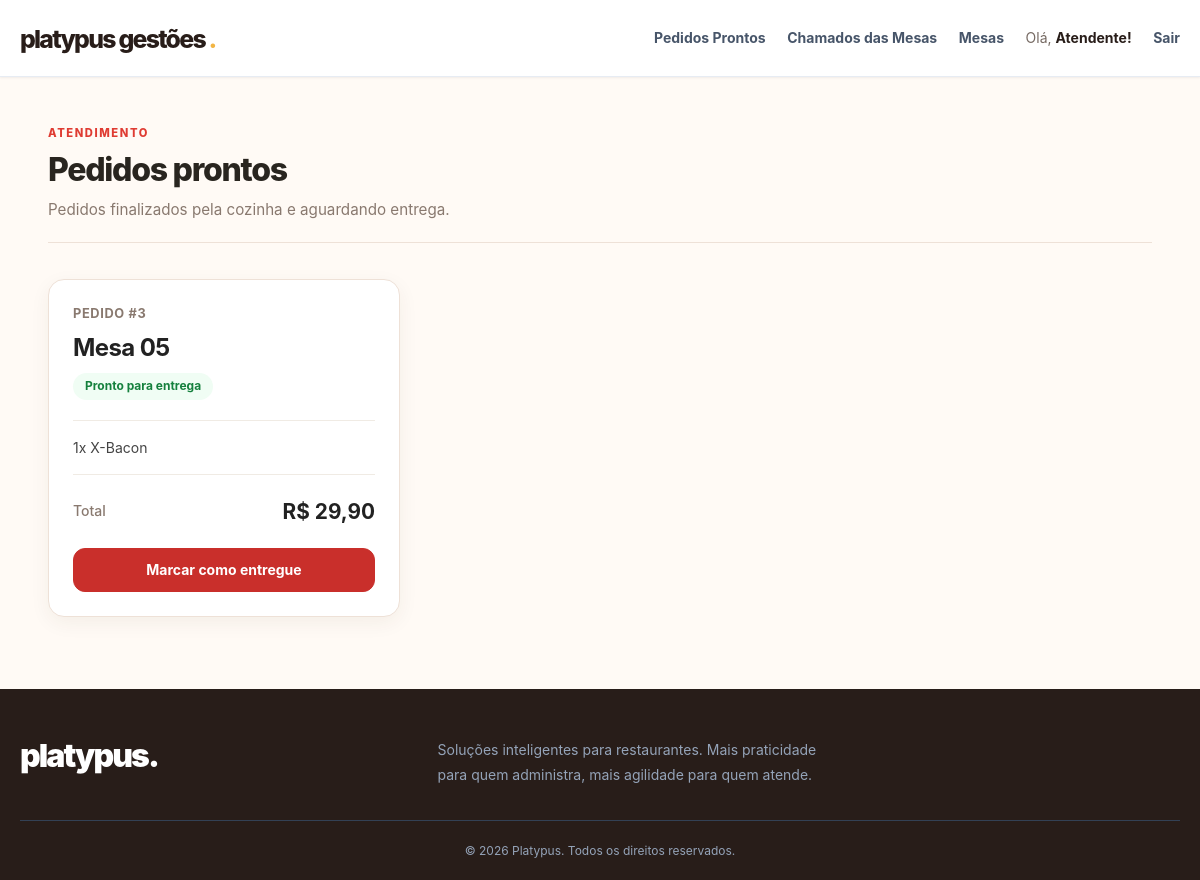
/router.php?pagina=pedidos-prontos (signed in), run on the app's committed database.
### tables this page shows
CREATE TABLE IF NOT EXISTS orders (
        id INT(10) UNSIGNED NOT NULL AUTO_INCREMENT,
        table_id INT(10) UNSIGNED DEFAULT NULL,
        user_id INT(10) UNSIGNED DEFAULT NULL,
        status ENUM(
            'PENDING',
            'PREPARING',
            'READY',
            'DELIVERED',
            'CANCELLED'
        ) NOT NULL DEFAULT 'PENDING',
        total_amount DECIMAL(10,2) NOT NULL DEFAULT 0.00,
        notes VARCHAR(255) DEFAULT NULL,
        created_at DATETIME NOT NULL DEFAULT CURRENT_TIMESTAMP,
        updated_at DATETIME DEFAULT NULL,

        PRIMARY KEY (id),
        KEY fk_orders_table (table_id),
        KEY fk_orders_user (user_id),

        CONSTRAINT fk_orders_table
            FOREIGN KEY (table_id)
            REFERENCES dining_tables(id)
            ON DELETE SET NULL,

        CONSTRAINT fk_orders_user
            FOREIGN KEY (user_id)
            REFERENCES users(id)
            ON DELETE SET NULL
    );

CREATE TABLE IF NOT EXISTS dining_tables (
        id INT(10) UNSIGNED NOT NULL AUTO_INCREMENT,
        table_number VARCHAR(30) NOT NULL,
        qr_token CHAR(36) NOT NULL,
        status ENUM('AVAILABLE','OCCUPIED','INACTIVE')
            NOT NULL DEFAULT 'AVAILABLE',
        session_started_at DATETIME DEFAULT NULL,
        created_at DATETIME NOT NULL DEFAULT CURRENT_TIMESTAMP,

        PRIMARY KEY (id),
        UNIQUE KEY table_number (table_number),
        UNIQUE KEY qr_token (qr_token)
    );

CREATE TABLE IF NOT EXISTS order_items (
        id INT(10) UNSIGNED NOT NULL AUTO_INCREMENT,
        order_id INT(10) UNSIGNED NOT NULL,
        product_id INT(10) UNSIGNED DEFAULT NULL,
        product_name VARCHAR(150) NOT NULL,
        quantity INT(10) UNSIGNED NOT NULL,
        unit_price DECIMAL(10,2) NOT NULL,
        notes VARCHAR(250) DEFAULT NULL,
        removed_ingredients TEXT DEFAULT NULL,

        PRIMARY KEY (id),
        KEY fk_order_items_product (product_id),
        KEY idx_order_items_order (order_id),

        CONSTRAINT fk_order_items_order
            FOREIGN KEY (order_id)
            REFERENCES orders(id)
            ON DELETE CASCADE,

        CONSTRAINT fk_order_items_product
            FOREIGN KEY (product_id)
            REFERENCES products(id)
            ON DELETE SET NULL
    );

### router.php (called while the page is built, shortened)
<?php
$page = strtolower(trim((string) ($_GET['pagina'] ?? $_GET['page'] ?? 'dashboard')));
$page = str_replace('_', '-', $page);
$currentRoute = $routes[$page];
if ($page === 'pedidos-prontos') {
    require_once __DIR__ . '/controller/ready.orders.controller.php';
    $orders = getReadyOrders();
}
$viewPath = __DIR__ . '/' . $currentRoute['file'];
require $viewPath;

### controller/ready.orders.controller.php (called while the page is built, shortened)
<?php
function getReadyOrders(): array
{
    try {
        $pdo = getDatabaseConnection();
        $stmt = $pdo->prepare("
            SELECT
                orders.id,
                orders.total_amount,
                orders.status,
                dining_tables.table_number
            FROM orders
            INNER JOIN dining_tables
                ON dining_tables.id = orders.table_id
            WHERE orders.status = 'READY'
            ORDER BY orders.created_at ASC
        ");
        $stmt->execute();
        $orders = $stmt->fetchAll(PDO::FETCH_ASSOC);
        $itemStmt = $pdo->prepare("
            SELECT
                quantity,
                product_name
            FROM order_items
            WHERE order_id = :order_id
            ORDER BY id ASC
        ");
        foreach ($orders as &$order) {
            $itemStmt->execute([
                ':order_id' => $order['id']
            ]);
            $order['items'] = $itemStmt->fetchAll(PDO::FETCH_ASSOC);
        }
        return $orders;
    } catch (Throwable $e) {
        error_log('Ready orders error: ' . $e->getMessage());
        return [];
    }
}

### view/public/admin/ready.orders.admin.php (the view, shortened to what this page needs)
<!DOCTYPE html>
<html lang="pt-BR">
<head>
    <link rel="stylesheet" href="/platypus_gestoes/view/public/assets/css/style.css?v=12">
</head>
<body>
    <?php require_once __DIR__ . '/../../includes/header.php'; ?>
    <main class="ready-orders">
        <header class="ready-orders-header">
            <div>
                <span class="ready-orders-eyebrow">ATENDIMENTO</span>
                <h1>Pedidos prontos</h1>
                <p>Pedidos finalizados pela cozinha e aguardando entrega.</p>
            </div>
        </header>
        <section class="ready-orders-list">
            <?php if (empty($orders)): ?>
                <div class="ready-orders-empty">
                    <h2>Nenhum pedido pronto</h2>
                    <p>Quando a cozinha finalizar um pedido, ele aparecerá aqui.</p>
                </div>
            <?php else: ?>
                <?php foreach ($orders as $order): ?>
                    <article class="ready-order-card">
                        <div class="ready-order-info">
                            <span class="ready-order-number">
                                Pedido #<?= htmlspecialchars((string) $order['id'], ENT_QUOTES, 'UTF-8') ?>
                            </span>
                            <h2>
                                Mesa <?= htmlspecialchars((string) ($order['table_number'] ?? 'N/A'), ENT_QUOTES, 'UTF-8') ?>
                            </h2>
                            <span class="ready-order-status">
                                Pronto para entrega
                            </span>
                        </div>
                        <div class="ready-order-items">
                            <?php foreach ($order['items'] as $item): ?>
                                <p>
                                    <?= htmlspecialchars((string) $item['quantity'], ENT_QUOTES, 'UTF-8') ?>x
                                    <?= htmlspecialchars((string) $item['product_name'], ENT_QUOTES, 'UTF-8') ?>
                                </p>
                            <?php endforeach; ?>
                        </div>
                        <div class="ready-order-total">
                            <span>Total</span>
                            <strong>
                                R$ <?= number_format((float) $order['total_amount'], 2, ',', '.') ?>
                            </strong>
                        </div>
                        <form method="POST" action="/platypus_gestoes/router.php?pagina=pedidos-prontos">
                            <button type="submit" class="ready-order-button">
                                Marcar como entregue
                            </button>
                        </form>
                    </article>
                <?php endforeach; ?>
            <?php endif; ?>
        </section>
    </main>
    <?php require_once __DIR__ . '/../../includes/footer.php'; ?>
</body>
</html>

### data on the page
orders: id "3", table.table_number "05", total_amount "29,90"
order_items: quantity "1", product_name "X-Bacon"

### other printed values
$link['label'] "Pedidos Prontos"
$link['label'] "Chamados das Mesas"
$link['label'] "Mesas"
$userName "Atendente"
